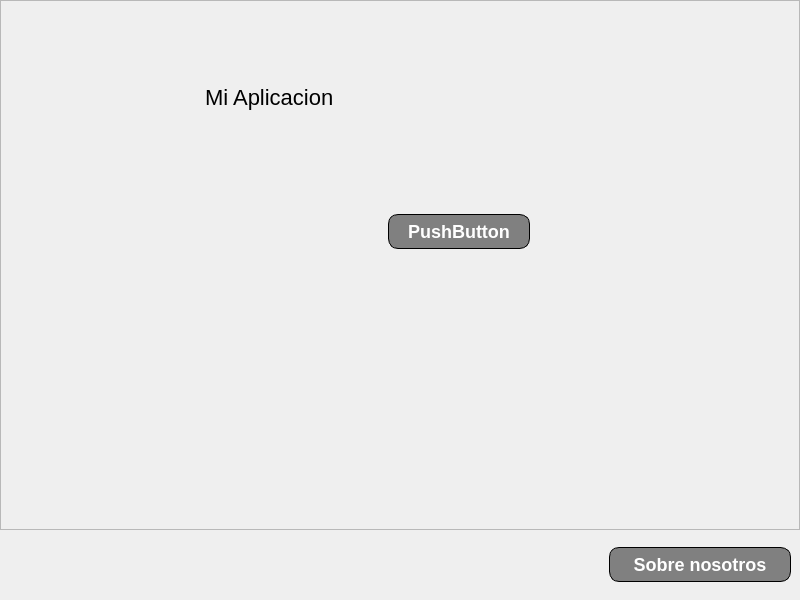
<?xml version="1.0" encoding="UTF-8"?>
<ui version="4.0">
 <class>MainWindow</class>
 <widget class="QMainWindow" name="MainWindow">
  <property name="geometry">
   <rect>
    <x>0</x>
    <y>0</y>
    <width>800</width>
    <height>600</height>
   </rect>
  </property>
  <property name="minimumSize">
   <size>
    <width>800</width>
    <height>600</height>
   </size>
  </property>
  <property name="windowTitle">
   <string>MainWindow</string>
  </property>
  <property name="styleSheet">
   <string notr="true">/* Simple Stylesheet highly inspired on Bootstrap for Qt Designer / Qt Creator */

/* Español
Instrucciones para aplicar en Qt Designer / Qt Creator
1. Busque la vista de Inspector de objetos &gt;&gt; Objeto &gt;&gt; &quot;MainWindow&quot;.
2. Dale clic derecho a &quot;MainWindow&quot; y seleccione &quot;Cambiar HojaDeEstilos&quot; o algo similar.
3. Pegue el contenido de este archivo ahí.
4. De clic en Aplicar y Aceptar.
5. Para aplicar los estilos seleccione un objeto, en el Editor de Propiedades agregue un Filtro tipo cadena de texto y nombrelo &quot;class&quot;.
6. En el Editor de Propiedades habrá una seccion nueva llamada &quot;Propiedades dinámicas&quot; y una propiedad llamada &quot;class&quot;, en la casilla de la derecha aplique todos los estilos que desee, eg. &quot;btn btn-outline-primary br-4&quot;. */

/* English
Instructions to apply in Qt Designer / Qt Creator
1. Keep an eye on the Object Inspector &gt;&gt; Object &gt;&gt; &quot;MainWindow&quot;.
2. Right click on &quot;MainWindow&quot; and select &quot;Change StyleSheet&quot; or something similar.
3. Paste the content of this file there.
4. Click Apply and Accept.
5. To apply the styles, select an object, in the Properties Editor add a Text String Filter and name it &quot;class&quot;.
6. In the Property Editor there will be a new section called &quot;Dynamic Properties&quot; and a property called &quot;class&quot;, in the box on the right apply all the styles you want, eg. &quot;btn btn-outline-primary br-4&quot;. */

QMainWindow {
  font-family: &quot;sans-serif&quot;;
}

/* Background colors */
.background-white {
  background-color: white;
}
.background-light {
  background-color: #f8f9fa;
}
.background-black {
  background-color: black;
}
.background-primary {
  background-color: #0d6efd;
}
.background-success {
  background-color: #198754;
}
.background-warning {
  background-color: #ffc720;
}
.background-danger {
  background-color: #dc3545;
}

/* Colors */
.color-white {
  color: white;
}
.color-light {
  color: #f8f9fa;
}
.color-black {
  color: black;
}
.color-primary {
  color: #0d6efd;
}
.color-success {
  color: #198754;
}
.color-warning {
  color: #ffc720;
}
.color-danger {
  color: #dc3545;
}

/* Buttons */
QPushButton {
  font-weight: 500;
  color: white;
  background-color: gray;
  padding: 6px 12px;
  font-size: 18px;
  border-radius: 10px;
  border: 1px solid;
}

.btn {
  font-weight: 500;
  color: white;
  background-color: gray;
  padding: 6px 12px;
  font-size: 18px;
  border-radius: 10px;
  border: 1px solid;
}

.btn-primary {
  color: #fff;
  background-color: #0d6efd;
  border-color: #0d6efd;
}
.btn-primary:hover {
  color: #fff;
  background-color: #0b5ed7;
  border-color: #0a58ca;
}

.btn-secondary {
  color: #fff;
  background-color: #6c757d;
  border-color: #6c757d;
}
.btn-secondary:hover {
  color: #fff;
  background-color: #5c636a;
  border-color: #565e64;
}

.btn-success {
  color: #fff;
  background-color: #198754;
  border-color: #198754;
}
.btn-success:hover {
  color: #fff;
  background-color: #157347;
  border-color: #146c43;
}

.btn-warning {
  color: #000;
  background-color: #ffc107;
  border-color: #ffc107;
}
.btn-warning:hover {
  color: #000;
  background-color: #ffca2c;
  border-color: #ffc720;
}

.btn-danger {
  color: #fff;
  background-color: #dc3545;
  border-color: #dc3545;
}
.btn-danger:hover {
  color: #fff;
  background-color: #bb2d3b;
  border-color: #b02a37;
}

.btn-light {
  color: #000;
  background-color: #f8f9fa;
  border-color: #f8f9fa;
}
.btn-light:hover {
  color: #000;
  background-color: #f9fafb;
  border-color: #f9fafb;
}

.btn-dark {
  color: #fff;
  background-color: #212529;
  border-color: #212529;
}
.btn-dark:hover {
  color: #fff;
  background-color: #1c1f23;
  border-color: #1a1e21;
}

.btn-outline-primary {
  background-color: white;
  color: #0d6efd;
  border-color: #0d6efd;
}
.btn-outline-primary:hover {
  color: #fff;
  background-color: #0d6efd;
  border-color: #0d6efd;
}

.btn-outline-secondary {
  background-color: white;
  color: #6c757d;
  border-color: #6c757d;
}
.btn-outline-secondary:hover {
  color: #fff;
  background-color: #6c757d;
  border-color: #6c757d;
}

.btn-outline-success {
  background-color: white;
  color: #198754;
  border-color: #198754;
}
.btn-outline-success:hover {
  color: #fff;
  background-color: #198754;
  border-color: #198754;
}

.btn-outline-info {
  background-color: white;
  color: #0dcaf0;
  border-color: #0dcaf0;
}
.btn-outline-info:hover {
  color: #000;
  background-color: #0dcaf0;
}

.btn-outline-warning {
  background-color: white;
  color: #ffc107;
  border-color: #ffc107;
}
.btn-outline-warning:hover {
  color: #000;
  background-color: #ffc107;
  border-color: #ffc107;
}

.btn-outline-danger {
  background-color: white;
  color: #dc3545;
  border-color: #dc3545;
}
.btn-outline-danger:hover {
  color: #fff;
  background-color: #dc3545;
  border-color: #dc3545;
}

.btn-outline-light {
  background-color: #41464b;
  color: #f8f9fa;
  border-color: #f8f9fa;
}
.btn-outline-light:hover {
  color: #000;
  background-color: #f8f9fa;
  border-color: #f8f9fa;
}

.btn-outline-dark {
  background-color: white;
  color: #212529;
  border-color: #212529;
}
.btn-outline-dark:hover {
  color: #fff;
  background-color: #212529;
  border-color: #212529;
}

.btn-link {
  background-color: white;
  font-weight: 400;
  color: #0d6efd;
  text-decoration: underline;
}
.btn-link:hover {
  color: #0a58ca;
}

/* Border radius */
.br-1 {
  border-radius: 10px;
}

.br-2 {
  border-radius: 15px;
}

.br-3 {
  border-radius: 20px;
}

.br-4 {
  border-radius: 25px;
}

/* Title sizes */
QLabel {
  font-size: 22px;
}

.h1 {
  font-size: 42px;
}

.h2 {
  font-size: 36px;
}

.h3 {
  font-size: 32px;
}

.h4 {
  font-size: 28px;
}

.h5 {
  font-size: 22px;
}

.h6 {
  font-size: 18px;
}

/* Alerts */
.alert {
  border: 1px solid;
}

.alert-primary {
  color: #084298;
  background-color: #cfe2ff;
  border-color: #b6d4fe;
}
.alert-secondary {
  color: #41464b;
  background-color: #e2e3e5;
  border-color: #d3d6d8;
}
.alert-success {
  color: #0f5132;
  background-color: #d1e7dd;
  border-color: #badbcc;
}
.alert-info {
  color: #055160;
  background-color: #cff4fc;
  border-color: #b6effb;
}
.alert-warning {
  color: #664d03;
  background-color: #fff3cd;
  border-color: #ffecb5;
}
.alert-danger {
  color: #842029;
  background-color: #f8d7da;
  border-color: #f5c2c7;
}
.alert-light {
  color: #636464;
  background-color: #fefefe;
  border-color: #fdfdfe;
}
.alert-dark {
  color: #141619;
  background-color: #d3d3d4;
  border-color: #bcbebf;
}
</string>
  </property>
  <property name="class" stdset="0">
   <string/>
  </property>
  <widget class="QWidget" name="centralwidget">
   <property name="styleSheet">
    <string notr="true"/>
   </property>
   <property name="class" stdset="0">
    <string>background-white</string>
   </property>
   <layout class="QVBoxLayout" name="verticalLayout">
    <property name="spacing">
     <number>0</number>
    </property>
    <property name="leftMargin">
     <number>0</number>
    </property>
    <property name="topMargin">
     <number>0</number>
    </property>
    <property name="rightMargin">
     <number>0</number>
    </property>
    <property name="bottomMargin">
     <number>0</number>
    </property>
    <item>
     <widget class="QFrame" name="frame">
      <property name="frameShape">
       <enum>QFrame::StyledPanel</enum>
      </property>
      <property name="frameShadow">
       <enum>QFrame::Raised</enum>
      </property>
      <layout class="QHBoxLayout" name="horizontalLayout_2">
       <property name="spacing">
        <number>0</number>
       </property>
       <property name="leftMargin">
        <number>0</number>
       </property>
       <property name="topMargin">
        <number>0</number>
       </property>
       <property name="rightMargin">
        <number>0</number>
       </property>
       <property name="bottomMargin">
        <number>0</number>
       </property>
       <item>
        <widget class="QFrame" name="frame_5">
         <property name="frameShape">
          <enum>QFrame::NoFrame</enum>
         </property>
         <property name="frameShadow">
          <enum>QFrame::Raised</enum>
         </property>
         <layout class="QVBoxLayout" name="verticalLayout_2">
          <property name="spacing">
           <number>10</number>
          </property>
          <property name="leftMargin">
           <number>0</number>
          </property>
          <property name="topMargin">
           <number>0</number>
          </property>
          <property name="rightMargin">
           <number>0</number>
          </property>
          <property name="bottomMargin">
           <number>0</number>
          </property>
          <item>
           <widget class="QFrame" name="frame_7">
            <property name="frameShape">
             <enum>QFrame::NoFrame</enum>
            </property>
            <property name="frameShadow">
             <enum>QFrame::Raised</enum>
            </property>
            <layout class="QVBoxLayout" name="verticalLayout_3">
             <property name="spacing">
              <number>0</number>
             </property>
             <property name="leftMargin">
              <number>0</number>
             </property>
             <property name="topMargin">
              <number>0</number>
             </property>
             <property name="rightMargin">
              <number>0</number>
             </property>
             <property name="bottomMargin">
              <number>0</number>
             </property>
             <item>
              <widget class="QFrame" name="frame_11">
               <property name="frameShape">
                <enum>QFrame::NoFrame</enum>
               </property>
               <property name="frameShadow">
                <enum>QFrame::Raised</enum>
               </property>
               <layout class="QGridLayout" name="gridLayout_2">
                <item row="0" column="0" alignment="Qt::AlignHCenter|Qt::AlignVCenter">
                 <widget class="QLabel" name="label">
                  <property name="text">
                   <string>Mi Aplicacion</string>
                  </property>
                  <property name="class" stdset="0">
                   <string>h1 color-primary</string>
                  </property>
                 </widget>
                </item>
               </layout>
              </widget>
             </item>
            </layout>
           </widget>
          </item>
          <item>
           <widget class="QFrame" name="frame_8">
            <property name="frameShape">
             <enum>QFrame::NoFrame</enum>
            </property>
            <property name="frameShadow">
             <enum>QFrame::Raised</enum>
            </property>
            <layout class="QHBoxLayout" name="horizontalLayout_3">
             <property name="spacing">
              <number>0</number>
             </property>
             <property name="leftMargin">
              <number>0</number>
             </property>
             <property name="topMargin">
              <number>0</number>
             </property>
             <property name="rightMargin">
              <number>0</number>
             </property>
             <property name="bottomMargin">
              <number>0</number>
             </property>
             <item>
              <widget class="QFrame" name="frame_10">
               <property name="frameShape">
                <enum>QFrame::NoFrame</enum>
               </property>
               <property name="frameShadow">
                <enum>QFrame::Raised</enum>
               </property>
              </widget>
             </item>
             <item>
              <widget class="QFrame" name="frame_12">
               <property name="maximumSize">
                <size>
                 <width>160</width>
                 <height>16777215</height>
                </size>
               </property>
               <property name="frameShape">
                <enum>QFrame::NoFrame</enum>
               </property>
               <property name="frameShadow">
                <enum>QFrame::Raised</enum>
               </property>
               <layout class="QVBoxLayout" name="verticalLayout_4">
                <item>
                 <widget class="QPushButton" name="pushButton_2">
                  <property name="text">
                   <string>PushButton</string>
                  </property>
                  <property name="class" stdset="0">
                   <string>btn-primary</string>
                  </property>
                 </widget>
                </item>
                <item>
                 <widget class="QFrame" name="frame_13">
                  <property name="frameShape">
                   <enum>QFrame::NoFrame</enum>
                  </property>
                  <property name="frameShadow">
                   <enum>QFrame::Raised</enum>
                  </property>
                 </widget>
                </item>
               </layout>
              </widget>
             </item>
            </layout>
           </widget>
          </item>
          <item>
           <widget class="QFrame" name="frame_9">
            <property name="maximumSize">
             <size>
              <width>16777215</width>
              <height>120</height>
             </size>
            </property>
            <property name="frameShape">
             <enum>QFrame::NoFrame</enum>
            </property>
            <property name="frameShadow">
             <enum>QFrame::Raised</enum>
            </property>
           </widget>
          </item>
         </layout>
        </widget>
       </item>
       <item>
        <widget class="QFrame" name="frame_6">
         <property name="maximumSize">
          <size>
           <width>260</width>
           <height>16777215</height>
          </size>
         </property>
         <property name="frameShape">
          <enum>QFrame::NoFrame</enum>
         </property>
         <property name="frameShadow">
          <enum>QFrame::Raised</enum>
         </property>
         <property name="class" stdset="0">
          <string>background-light</string>
         </property>
        </widget>
       </item>
      </layout>
     </widget>
    </item>
    <item>
     <widget class="QFrame" name="frame_2">
      <property name="maximumSize">
       <size>
        <width>16777215</width>
        <height>70</height>
       </size>
      </property>
      <property name="frameShape">
       <enum>QFrame::NoFrame</enum>
      </property>
      <property name="frameShadow">
       <enum>QFrame::Raised</enum>
      </property>
      <property name="class" stdset="0">
       <string>background-primary</string>
      </property>
      <layout class="QHBoxLayout" name="horizontalLayout">
       <property name="spacing">
        <number>0</number>
       </property>
       <property name="leftMargin">
        <number>0</number>
       </property>
       <property name="topMargin">
        <number>0</number>
       </property>
       <property name="rightMargin">
        <number>0</number>
       </property>
       <property name="bottomMargin">
        <number>0</number>
       </property>
       <item>
        <widget class="QFrame" name="frame_3">
         <property name="frameShape">
          <enum>QFrame::NoFrame</enum>
         </property>
         <property name="frameShadow">
          <enum>QFrame::Raised</enum>
         </property>
        </widget>
       </item>
       <item>
        <widget class="QFrame" name="frame_4">
         <property name="maximumSize">
          <size>
           <width>200</width>
           <height>16777215</height>
          </size>
         </property>
         <property name="frameShape">
          <enum>QFrame::NoFrame</enum>
         </property>
         <property name="frameShadow">
          <enum>QFrame::Raised</enum>
         </property>
         <layout class="QGridLayout" name="gridLayout">
          <item row="0" column="0">
           <widget class="QPushButton" name="pushButton">
            <property name="text">
             <string>Sobre nosotros</string>
            </property>
            <property name="class" stdset="0">
             <string>btn-outline-light</string>
            </property>
           </widget>
          </item>
         </layout>
        </widget>
       </item>
      </layout>
     </widget>
    </item>
   </layout>
  </widget>
 </widget>
 <resources/>
 <connections/>
</ui>
